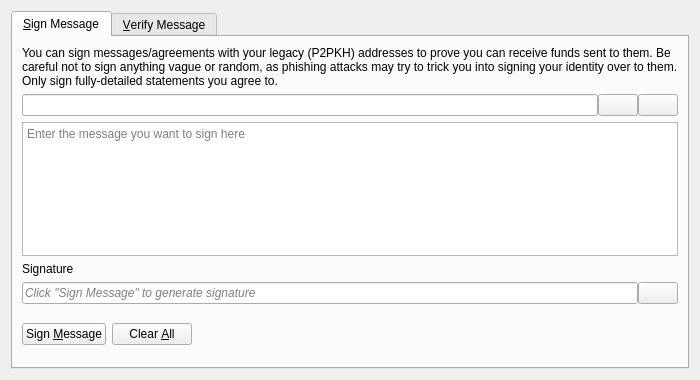
<?xml version="1.0" encoding="UTF-8"?>
<ui version="4.0">
 <class>SignVerifyMessageDialog</class>
 <widget class="QDialog" name="SignVerifyMessageDialog">
  <property name="geometry">
   <rect>
    <x>0</x>
    <y>0</y>
    <width>700</width>
    <height>380</height>
   </rect>
  </property>
  <property name="windowTitle">
   <string>Signatures - Sign / Verify a Message</string>
  </property>
  <property name="modal">
   <bool>true</bool>
  </property>
  <layout class="QVBoxLayout" name="verticalLayout">
   <item>
    <widget class="QTabWidget" name="tabWidget">
     <property name="currentIndex">
      <number>0</number>
     </property>
     <widget class="QWidget" name="tabSignMessage">
      <attribute name="title">
       <string>&amp;Sign Message</string>
      </attribute>
      <layout class="QVBoxLayout" name="verticalLayout_SM">
       <item>
        <widget class="QLabel" name="infoLabel_SM">
         <property name="text">
          <string>You can sign messages/agreements with your legacy (P2PKH) addresses to prove you can receive funds sent to them. Be careful not to sign anything vague or random, as phishing attacks may try to trick you into signing your identity over to them. Only sign fully-detailed statements you agree to.</string>
         </property>
         <property name="textFormat">
          <enum>Qt::PlainText</enum>
         </property>
         <property name="wordWrap">
          <bool>true</bool>
         </property>
        </widget>
       </item>
       <item>
        <layout class="QHBoxLayout" name="horizontalLayout_1_SM">
         <property name="spacing">
          <number>0</number>
         </property>
         <item>
          <widget class="QValidatedLineEdit" name="addressIn_SM">
           <property name="toolTip">
            <string>The PQBTC address to sign the message with</string>
           </property>
          </widget>
         </item>
         <item>
          <widget class="QPushButton" name="addressBookButton_SM">
           <property name="toolTip">
            <string>Choose previously used address</string>
           </property>
           <property name="text">
            <string/>
           </property>
           <property name="icon">
            <iconset resource="../bitcoin.qrc">
             <normaloff>:/icons/address-book</normaloff>:/icons/address-book</iconset>
           </property>
           <property name="shortcut">
            <string>Alt+A</string>
           </property>
           <property name="autoDefault">
            <bool>false</bool>
           </property>
          </widget>
         </item>
         <item>
          <widget class="QPushButton" name="pasteButton_SM">
           <property name="toolTip">
            <string>Paste address from clipboard</string>
           </property>
           <property name="text">
            <string/>
           </property>
           <property name="icon">
            <iconset resource="../bitcoin.qrc">
             <normaloff>:/icons/editpaste</normaloff>:/icons/editpaste</iconset>
           </property>
           <property name="shortcut">
            <string>Alt+P</string>
           </property>
           <property name="autoDefault">
            <bool>false</bool>
           </property>
          </widget>
         </item>
        </layout>
       </item>
       <item>
        <widget class="QPlainTextEdit" name="messageIn_SM">
         <property name="toolTip">
          <string>Enter the message you want to sign here</string>
         </property>
         <property name="placeholderText">
          <string>Enter the message you want to sign here</string>
         </property>
        </widget>
       </item>
       <item>
        <widget class="QLabel" name="signatureLabel_SM">
         <property name="text">
          <string>Signature</string>
         </property>
         <property name="textFormat">
          <enum>Qt::PlainText</enum>
         </property>
        </widget>
       </item>
       <item>
        <layout class="QHBoxLayout" name="horizontalLayout_2_SM">
         <property name="spacing">
          <number>0</number>
         </property>
         <item>
          <widget class="QLineEdit" name="signatureOut_SM">
           <property name="placeholderText">
            <string>Click "Sign Message" to generate signature</string>
           </property>
           <property name="font">
            <font>
             <italic>true</italic>
            </font>
           </property>
           <property name="readOnly">
            <bool>true</bool>
           </property>
          </widget>
         </item>
         <item>
          <widget class="QPushButton" name="copySignatureButton_SM">
           <property name="toolTip">
            <string>Copy the current signature to the clipboard</string>
           </property>
           <property name="text">
            <string/>
           </property>
           <property name="icon">
            <iconset resource="../bitcoin.qrc">
             <normaloff>:/icons/editcopy</normaloff>:/icons/editcopy</iconset>
           </property>
           <property name="autoDefault">
            <bool>false</bool>
           </property>
          </widget>
         </item>
        </layout>
       </item>
       <item>
        <layout class="QHBoxLayout" name="horizontalLayout_3_SM">
         <item>
          <widget class="QPushButton" name="signMessageButton_SM">
           <property name="toolTip">
            <string>Sign the message to prove you own this PQBTC address</string>
           </property>
           <property name="text">
            <string>Sign &amp;Message</string>
           </property>
           <property name="icon">
            <iconset resource="../bitcoin.qrc">
             <normaloff>:/icons/edit</normaloff>:/icons/edit</iconset>
           </property>
           <property name="autoDefault">
            <bool>false</bool>
           </property>
          </widget>
         </item>
         <item>
          <widget class="QPushButton" name="clearButton_SM">
           <property name="toolTip">
            <string>Reset all sign message fields</string>
           </property>
           <property name="text">
            <string>Clear &amp;All</string>
           </property>
           <property name="icon">
            <iconset resource="../bitcoin.qrc">
             <normaloff>:/icons/remove</normaloff>:/icons/remove</iconset>
           </property>
           <property name="autoDefault">
            <bool>false</bool>
           </property>
          </widget>
         </item>
         <item>
          <spacer name="horizontalSpacer_1_SM">
           <property name="orientation">
            <enum>Qt::Horizontal</enum>
           </property>
           <property name="sizeHint" stdset="0">
            <size>
             <width>40</width>
             <height>48</height>
            </size>
           </property>
          </spacer>
         </item>
         <item>
          <widget class="QLabel" name="statusLabel_SM">
           <property name="font">
            <font>
             <weight>75</weight>
             <bold>true</bold>
            </font>
           </property>
           <property name="text">
            <string/>
           </property>
           <property name="wordWrap">
            <bool>true</bool>
           </property>
          </widget>
         </item>
         <item>
          <spacer name="horizontalSpacer_2_SM">
           <property name="orientation">
            <enum>Qt::Horizontal</enum>
           </property>
           <property name="sizeHint" stdset="0">
            <size>
             <width>40</width>
             <height>48</height>
            </size>
           </property>
          </spacer>
         </item>
        </layout>
       </item>
      </layout>
     </widget>
     <widget class="QWidget" name="tabVerifyMessage">
      <attribute name="title">
       <string>&amp;Verify Message</string>
      </attribute>
      <layout class="QVBoxLayout" name="verticalLayout_VM">
       <item>
        <widget class="QLabel" name="infoLabel_VM">
         <property name="text">
          <string>Enter the receiver's address, message (ensure you copy line breaks, spaces, tabs, etc. exactly) and signature below to verify the message. Be careful not to read more into the signature than what is in the signed message itself, to avoid being tricked by a man-in-the-middle attack. Note that this only proves the signing party receives with the address, it cannot prove sendership of any transaction!</string>
         </property>
         <property name="textFormat">
          <enum>Qt::PlainText</enum>
         </property>
         <property name="alignment">
          <set>Qt::AlignLeading|Qt::AlignLeft|Qt::AlignTop</set>
         </property>
         <property name="wordWrap">
          <bool>true</bool>
         </property>
        </widget>
       </item>
       <item>
        <layout class="QHBoxLayout" name="horizontalLayout_1_VM">
         <property name="spacing">
          <number>0</number>
         </property>
         <item>
          <widget class="QValidatedLineEdit" name="addressIn_VM">
           <property name="toolTip">
            <string>The PQBTC address the message was signed with</string>
           </property>
          </widget>
         </item>
         <item>
          <widget class="QPushButton" name="addressBookButton_VM">
           <property name="toolTip">
            <string>Choose previously used address</string>
           </property>
           <property name="text">
            <string/>
           </property>
           <property name="icon">
            <iconset resource="../bitcoin.qrc">
             <normaloff>:/icons/address-book</normaloff>:/icons/address-book</iconset>
           </property>
           <property name="shortcut">
            <string>Alt+A</string>
           </property>
           <property name="autoDefault">
            <bool>false</bool>
           </property>
          </widget>
         </item>
        </layout>
       </item>
       <item>
        <widget class="QPlainTextEdit" name="messageIn_VM">
          <property name="toolTip">
            <string>The signed message to verify</string>
          </property>
          <property name="placeholderText">
            <string>The signed message to verify</string>
          </property>
        </widget>
       </item>
       <item>
        <widget class="QValidatedLineEdit" name="signatureIn_VM">
          <property name="toolTip">
            <string>The signature given when the message was signed</string>
          </property>
          <property name="placeholderText">
            <string>The signature given when the message was signed</string>
          </property>
        </widget>
       </item>
       <item>
        <layout class="QHBoxLayout" name="horizontalLayout_2_VM">
         <item>
          <widget class="QPushButton" name="verifyMessageButton_VM">
           <property name="toolTip">
            <string>Verify the message to ensure it was signed with the specified PQBTC address</string>
           </property>
           <property name="text">
            <string>Verify &amp;Message</string>
           </property>
           <property name="icon">
            <iconset resource="../bitcoin.qrc">
             <normaloff>:/icons/transaction_0</normaloff>:/icons/transaction_0</iconset>
           </property>
           <property name="autoDefault">
            <bool>false</bool>
           </property>
          </widget>
         </item>
         <item>
          <widget class="QPushButton" name="clearButton_VM">
           <property name="toolTip">
            <string>Reset all verify message fields</string>
           </property>
           <property name="text">
            <string>Clear &amp;All</string>
           </property>
           <property name="icon">
            <iconset resource="../bitcoin.qrc">
             <normaloff>:/icons/remove</normaloff>:/icons/remove</iconset>
           </property>
           <property name="autoDefault">
            <bool>false</bool>
           </property>
          </widget>
         </item>
         <item>
          <spacer name="horizontalSpacer_1_VM">
           <property name="orientation">
            <enum>Qt::Horizontal</enum>
           </property>
           <property name="sizeHint" stdset="0">
            <size>
             <width>40</width>
             <height>48</height>
            </size>
           </property>
          </spacer>
         </item>
         <item>
          <widget class="QLabel" name="statusLabel_VM">
           <property name="font">
            <font>
             <weight>75</weight>
             <bold>true</bold>
            </font>
           </property>
           <property name="text">
            <string/>
           </property>
           <property name="wordWrap">
            <bool>true</bool>
           </property>
          </widget>
         </item>
         <item>
          <spacer name="horizontalSpacer_2_VM">
           <property name="orientation">
            <enum>Qt::Horizontal</enum>
           </property>
           <property name="sizeHint" stdset="0">
            <size>
             <width>40</width>
             <height>48</height>
            </size>
           </property>
          </spacer>
         </item>
        </layout>
       </item>
      </layout>
     </widget>
    </widget>
   </item>
  </layout>
 </widget>
 <customwidgets>
  <customwidget>
   <class>QValidatedLineEdit</class>
   <extends>QLineEdit</extends>
   <header>qt/qvalidatedlineedit.h</header>
  </customwidget>
 </customwidgets>
 <resources>
  <include location="../bitcoin.qrc"/>
 </resources>
 <connections/>
</ui>
